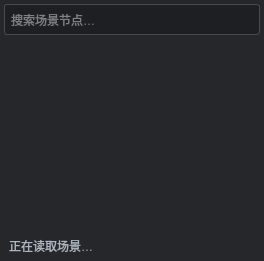
<?xml version='1.0' encoding='UTF-8'?>
<ui version="4.0">
 <class>HierarchyUIWindow</class>
 <widget class="QWidget" name="HierarchyUIWindow">
  <property name="minimumSize"><size><width>190</width><height>180</height></size></property>
  <property name="inactiveColor" stdset="0"><color><red>139</red><green>146</green><blue>157</blue></color></property>
  <property name="styleSheet"><string notr="true">QWidget#HierarchyUIWindow { background:#25272b; color:#e0e2e6; }
QTreeView { background:#25272b; alternate-background-color:#292c31; color:#e0e2e6; border:0; outline:0; selection-background-color:#3a526d; selection-color:#ffffff; }
QTreeView::item { height:25px; padding-right:5px; }
QTreeView::item:hover { background:#343b46; }
QTreeView::item:selected { background:#3a526d; color:#ffffff; }
QLineEdit { background:#1d1f23; color:#e0e2e6; border:1px solid #454a53; border-radius:3px; padding:4px; min-height:21px; }
QLineEdit:focus { border-color:#7fa8d2; }
QLabel { color:#adb4bf; padding:2px; }</string></property>
  <layout class="QVBoxLayout" name="mainLayout">
   <property name="spacing"><number>4</number></property>
   <property name="leftMargin"><number>4</number></property><property name="topMargin"><number>4</number></property><property name="rightMargin"><number>4</number></property><property name="bottomMargin"><number>4</number></property>
   <item><widget class="QLineEdit" name="searchEdit"><property name="placeholderText"><string>搜索场景节点…</string></property><property name="clearButtonEnabled"><bool>true</bool></property></widget></item>
   <item><widget class="QTreeView" name="hierarchyTree">
    <property name="headerHidden"><bool>true</bool></property>
    <property name="alternatingRowColors"><bool>true</bool></property>
    <property name="uniformRowHeights"><bool>true</bool></property>
    <property name="expandsOnDoubleClick"><bool>false</bool></property>
    <property name="selectionMode"><enum>QAbstractItemView::SingleSelection</enum></property>
    <property name="selectionBehavior"><enum>QAbstractItemView::SelectRows</enum></property>
    <property name="editTriggers"><set>QAbstractItemView::NoEditTriggers</set></property>
    <property name="dragEnabled"><bool>false</bool></property>
    <property name="acceptDrops"><bool>false</bool></property>
   </widget></item>
   <item><widget class="QLabel" name="statusLabel"><property name="text"><string>正在读取场景…</string></property><property name="textFormat"><enum>Qt::PlainText</enum></property></widget></item>
  </layout>
  <action name="actionRefresh">
   <property name="text"><string>Refresh</string></property>
   <property name="panelText" stdset="0"><string>刷新节点树</string></property>
  </action>
 </widget>
 <resources/>
 <connections/>
</ui>
